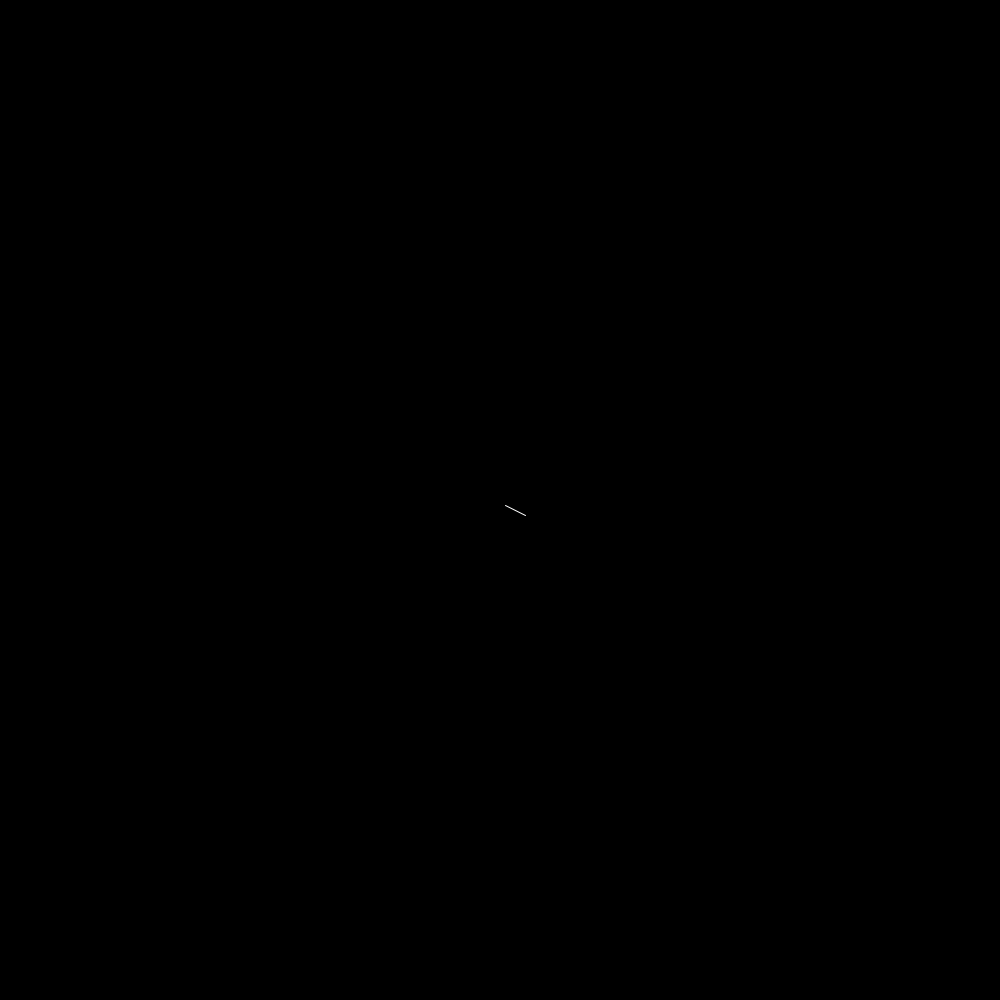
Frame 1 (no input)
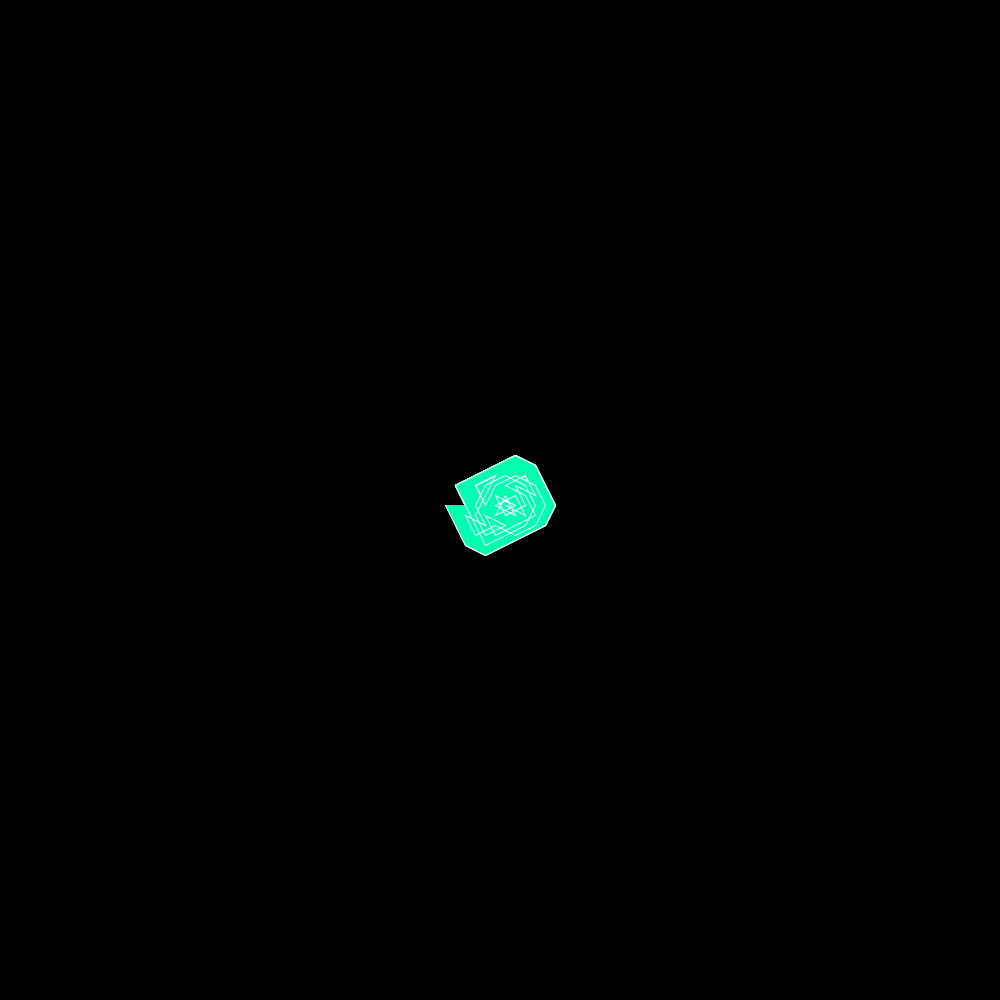
Frame 60 (the mouse pressed at the canvas centre just before this capture)
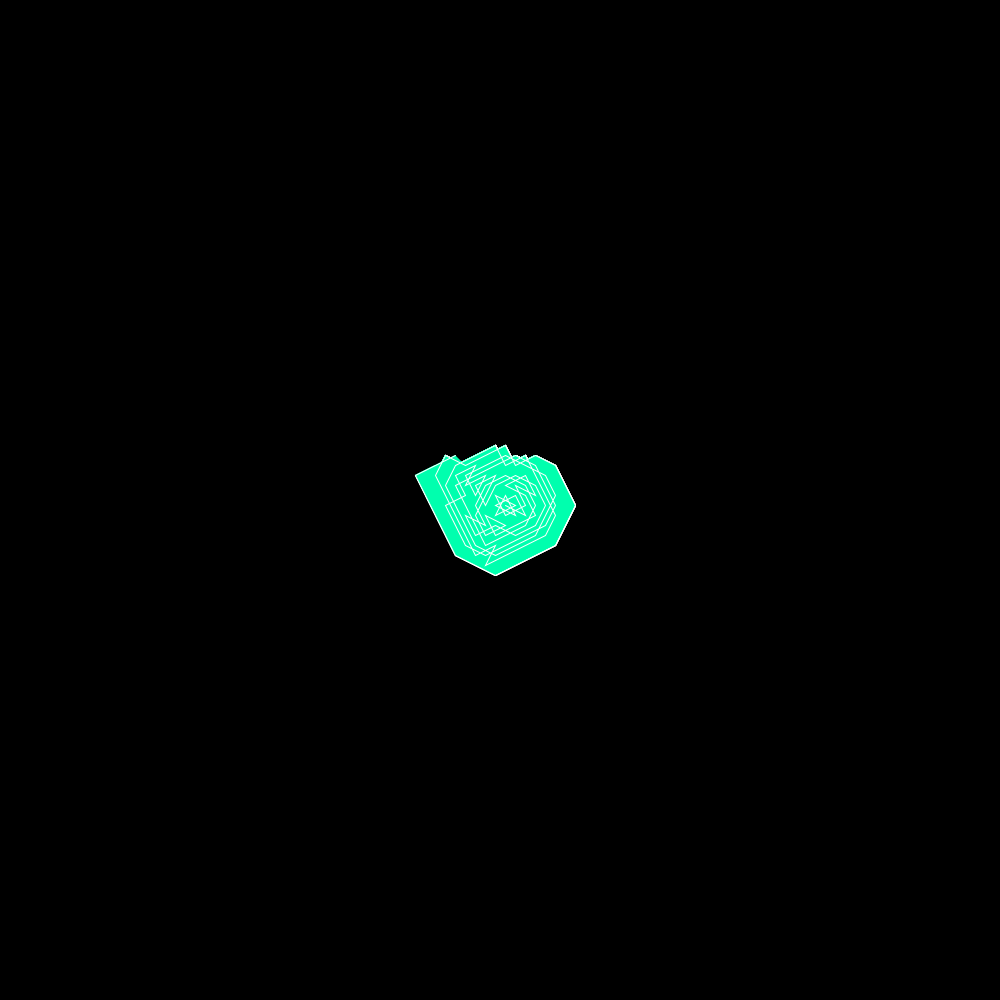
Frame 120 (the mouse held since frame 60 and released just before this capture)

The Processing sketch that drew these frames (run headless with seeded random() and noise(); from frame 60 on, the mouse is pressed at the canvas centre):

// Processing sketch: KnightsTale
// ── KnightsTale.pde
final int SEGMENT_SIZE_X = 10;
final int SEGMENT_SIZE_Y = 10;

final int KNIGHT_MOVES_MAX = 2;
final int KNIGHT_MOVES_MIN = 1;
int gridWidth = 1;
int gridHeight = 1;

boolean running = true;

// TODO: variable start position
// TODO: Variable number layouts
// TODO: Variable knight move values (5 4)

// Change to array with fixed size
PVector[] grid;

Segment[][] board;

PVector knightCurrentIndex;
ArrayList<PVector> previousKnightMoves = new ArrayList<PVector>();

void setup()
{
  size(1000, 1000); 
  background(0);
  textSize(7);
  rectMode(CENTER);
  colorMode(HSB);
  strokeWeight(1);
  
  noFill();
  stroke(255, 0,0 );
  ellipse(width/2, height/2, 5, 5);
  
  // Work out width and height of grid (in segments
  gridWidth = width / SEGMENT_SIZE_X;
  gridHeight = height / SEGMENT_SIZE_Y;
  grid = new PVector[gridWidth * gridHeight];
  board = new Segment[gridWidth][gridHeight];
  
  // Create board
  PVector c = new PVector(-(SEGMENT_SIZE_X / 2), SEGMENT_SIZE_Y /2); 
  for (int x = 0; x < gridWidth; x++) { // Create along
    c.x += SEGMENT_SIZE_X;
    
    for (int y = 0; y < gridHeight; y++) { // Then create going down
      board[x][y] = new Segment(c.copy()); // Save the center of our segement
      c.y += SEGMENT_SIZE_Y;
    }
    
    // Reset y position
    c.y = SEGMENT_SIZE_Y / 2;
  }
  
  // Create our number spiral in the center
  spiral(gridWidth/2, gridHeight/2);
  
  // Start knight at center
  knightCurrentIndex = new PVector(gridWidth/2, gridHeight/2);
}

float c = 0;
void draw()
{
  stroke(255);
  
  if (!MoveKnight(knightCurrentIndex)) 
  {
    stroke(0, 255, 0);
    ellipse(board[(int)knightCurrentIndex.x][(int)knightCurrentIndex.y].center.x,
            board[(int)knightCurrentIndex.x][(int)knightCurrentIndex.y].center.y,
            20, 20);
    noLoop();
  }
  
  beginShape();
  PVector previousMove = new PVector(gridWidth/2, gridHeight/2);
  for (PVector move : previousKnightMoves)
  {
    fill(map(abs(previousMove.dist(move)), 0, 50, 0, 255), 255, 255);
    vertex(move.x, move.y);  
    
    previousMove = move.copy();
  }
  endShape();
}

boolean MoveKnight(PVector current_index)
{
  // So we need to check all the possible moves (there are 8)
  // unroll any loop because maybe it will help the speed
  // Anyway prepare for some dense conditional logic
  
  // Easier to access as ints
  int x = (int) current_index.x;
  int y = (int) current_index.y;
  
  int smallestNumber = -1;
  PVector indexWithSmallestNumber = new PVector(-1, -1);
  
  //ArrayList<Segment> canMoveTo = new ArrayList<Segment>();
  //ArrayList<Segment> potentialMoves = new ArrayList<Segment>();
  
  //potentialMoves.add(board[x + 2][y - 1]);
  //potentialMoves.add(board[x + 2][y + 1]);
  //potentialMoves.add(board[x - 1][y + 2]);
  //potentialMoves.add(board[x + 1][y + 2]);
  //potentialMoves.add(board[x - 2][y - 1]);
  //potentialMoves.add(board[x - 2][y + 1]);
  //potentialMoves.add(board[x - 1][y - 2]);
  //potentialMoves.add(board[x + 1][y - 2]);
  
  //Segment seg1 = board[x + 2][y - 1];
  //Segment seg2 = board[x + 2][y + 1];
  //Segment seg3 = board[x - 1][y + 2];
  //Segment seg4 = board[x + 1][y + 2];
  //Segment seg5 = board[x - 2][y - 1];
  //Segment seg6 = board[x - 2][y + 1];
  //Segment seg7 = board[x - 1][y - 2];
  //Segment seg8 = board[x + 1][y - 2];
  
  //if (!seg1.hit) 
  //{
  //  canMoveTo.add(seg1);
  //}
    
  //if (!seg2.hit) 
  //{
  //  canMoveTo.add(seg2);
  //}
    
  //if (!seg3.hit) 
  //{
  //  canMoveTo.add(seg3);
  //}
    
  //if (!seg4.hit) 
  //{
  //  canMoveTo.add(seg4);
  //}
    
  //if (!seg5.hit) 
  //{
  //  canMoveTo.add(seg5);
  //}
    
  //if (!seg6.hit) 
  //{
  //  canMoveTo.add(seg6);
  //}
    
  //if (!seg7.hit) 
  //{
  //  canMoveTo.add(seg7);
  //}
    
  //if (!seg8.hit) 
  //{
  //  canMoveTo.add(seg8);
  //}
  
  //if (canMoveTo.size() == 0)
  //{
  //  return false;  
  //}
  
  //int smallestNum = canMoveTo.get(0).number;
  //Segment smallestSeg = new Segment();
  //for (Segment seg : canMoveTo)
  //{
  //  if (seg.number < smallestNumber)
  //  {
  //    smallestNumber = seg.number;
  //  }
  //}
  
  //for (Segment seg : potentialMoves)
  //{
  //  if (seg.number == smallestNum)
  //  {
  //    seg.hit = true;
  //    previousKnightMoves.add(seg.center);
  //    knightCurrentIndex = seg.index;
  //    return true;
  //  }
  //}

  
  
  if (//InBoardBounds(x + 2, y - 1)
       board[x + 2][y - 1].hit == false
      && (board[x + 2][y - 1].number < smallestNumber || smallestNumber == -1))
  {
    smallestNumber = board[x + 2][y - 1].number;
    indexWithSmallestNumber.x = x + 2;
    indexWithSmallestNumber.y = y - 1;
  }
  //stroke(255, 255, 255);
  //ellipse(board[x + 2][y - 1].center.x, board[x + 2][y - 1].center.y, 10, 10); 
  
  if (//InBoardBounds(x + 2, y + 1)
     board[x + 2][y + 1].hit == false
    && (board[x + 2][y + 1].number < smallestNumber || smallestNumber == -1))
  {
    smallestNumber = board[x + 2][y + 1].number;
    indexWithSmallestNumber.x = x + 2;
    indexWithSmallestNumber.y = y + 1;
  }
  //stroke(255, 255, 255);
  //ellipse(board[x + 2][y + 1].center.x, board[x + 2][y + 1].center.y, 10, 10); 

  if (//InBoardBounds(x + 1, y + 2)
     board[x + 1][y + 2].hit == false
    && (board[x + 1][y + 2].number < smallestNumber || smallestNumber == -1))
  {
    smallestNumber = board[x + 1][y + 2].number;
    indexWithSmallestNumber.x = x + 1;
    indexWithSmallestNumber.y = y + 2;
  }  
  //stroke(255, 255, 255);
  //ellipse(board[x + 1][y + 2].center.x, board[x + 1][y + 2].center.y, 10, 10); 

  if (//InBoardBounds(x - 1, y + 2)
     board[x - 1][y + 2].hit == false
    && (board[x - 1][y + 2].number < smallestNumber || smallestNumber == -1))
  {
    smallestNumber = board[x - 1][y + 2].number;
    indexWithSmallestNumber.x = x - 1;
    indexWithSmallestNumber.y = y + 2;
  }  
  //stroke(255, 255, 255);
  //ellipse(board[x - 1][y + 2].center.x, board[x - 1][y + 2].center.y, 10, 10);
  
  if (//InBoardBounds(x - 2, y + 1)
     board[x - 2][y + 1].hit == false
    && (board[x - 2][y + 1].number < smallestNumber || smallestNumber == -1))
  {
    smallestNumber = board[x - 2][y + 1].number;
    indexWithSmallestNumber.x = x - 2;
    indexWithSmallestNumber.y = y + 1;
  }  
  //stroke(255, 255, 255);
  //ellipse(board[x - 2][y + 1].center.x, board[x - 2][y + 1].center.y, 10, 10);
  
  if (//InBoardBounds(x - 2, y - 1)
     board[x - 2][y - 1].hit == false
    && (board[x - 2][y - 1].number < smallestNumber || smallestNumber == -1))
  {
    smallestNumber = board[x - 2][y - 1].number;
    indexWithSmallestNumber.x = x - 2;
    indexWithSmallestNumber.y = y - 1;
  }  
  //stroke(255, 255, 255);
  //ellipse(board[x - 2][y - 1].center.x, board[x - 2][y - 1].center.y, 10, 10);

  if (//InBoardBounds(x - 1, y - 2)
     board[x - 1][y - 2].hit == false
    && (board[x - 1][y - 2].number < smallestNumber || smallestNumber == -1))
  {
    smallestNumber = board[x - 1][y - 2].number;
    indexWithSmallestNumber.x = x - 1;
    indexWithSmallestNumber.y = y - 2;
  }  
 // stroke(255, 255, 255);
  //ellipse(board[x - 1][y - 2].center.x, board[x - 1][y - 2].center.y, 10, 10);

  if (//InBoardBounds(x + 1, y - 2)
     board[x + 1][y - 2].hit == false
    && (board[x + 1][y - 2].number < smallestNumber || smallestNumber == -1))
  {
    smallestNumber = board[x + 1][y - 2].number;
    indexWithSmallestNumber.x = x + 1;
    indexWithSmallestNumber.y = y - 2;
  }  
  //stroke(255, 255, 255);
  //ellipse(board[x + 1][y - 2].center.x, board[x + 1][y - 2].center.y, 10, 10);

  if (indexWithSmallestNumber.x == -1.0)
  {
   return false; 
  }

  // Move the knight to the index with the smallest number
  println("---------------------------------");
  println(indexWithSmallestNumber);
  println(board[(int)indexWithSmallestNumber.x][(int)indexWithSmallestNumber.y].number);
  println(previousKnightMoves.size());
  
  board[(int)indexWithSmallestNumber.x][(int)indexWithSmallestNumber.y].hit = true;
  // Add index to previous moves
  previousKnightMoves.add(board[(int)indexWithSmallestNumber.x][(int)indexWithSmallestNumber.y].center.copy());
  knightCurrentIndex = indexWithSmallestNumber.copy();
  
  println(previousKnightMoves.size());
  
  return true;
}

// Create a number spiral on the board:
/*
  17--16--15--14--13   .
   |               |   .
  18   5---4---3  12   .
   |   |       |   |   .
  19   6   1---2  11   .
   |   |           |   .
  20   7---8---9--10   .
   |                   .
  21--22--23--24--25--26 
*/
// source: https://oeis.org/A316667
// This is long and could be made _a lot_ faster and shorter
void spiral(int index_x, int index_y)
{
  
  stroke(255);
  noFill();
  int increment = 1;
  
  int curr_index_x = index_x;
  int curr_index_y = index_y;
  
  int count = 1;
  
  // These determine our direction depending on which axis
  boolean down = false;
  boolean right = true; 
  
  
  board[curr_index_x][curr_index_y].number = count;
  //board[curr_index_x][curr_index_y].index = new PVector(curr_index_x, curr_index_y);
  board[curr_index_x][curr_index_y].hit = true;
  previousKnightMoves.add(board[curr_index_x][curr_index_y].center);
  count++;
  
  while(true)
  {
    for (int i = 0; i < increment; i++) 
    {
      if (right)
      {
         curr_index_x++;
         
          
        
         
         if (InBoardBounds(curr_index_x, curr_index_y))
         {
           //text(count, board[curr_index_x][curr_index_y].center.x, board[curr_index_x][curr_index_y].center.y, 10);
           // Assign current number (count) to segment at current index
           //println(board[curr_index_x][curr_index_y].center);
           board[curr_index_x][curr_index_y].number = count;
           // board[curr_index_x][curr_index_y].index = new PVector(curr_index_x, curr_index_y);
          // ellipse(board[curr_index_x][curr_index_y].center.x, board[curr_index_x][curr_index_y].center.y, 10, 10);
         }
         
         count++;
      } 
      else
      {
        curr_index_x--;
        
          
        
        if (InBoardBounds(curr_index_x, curr_index_y))
        {
         // text(count, board[curr_index_x][curr_index_y].center.x, board[curr_index_x][curr_index_y].center.y, 10);
          board[curr_index_x][curr_index_y].number = count;
       //   println(board[curr_index_x][curr_index_y].center);
//  board[curr_index_x][curr_index_y].index = new PVector(curr_index_x, curr_index_y);
         // ellipse(board[curr_index_x][curr_index_y].center.x, board[curr_index_x][curr_index_y].center.y, 10, 10);
        }
         
        count++;
      }
    }
    
    // Flip direction
    right = !right;
    
    for (int i = 0; i < increment; i++)
    {
      if (down)
      {
         curr_index_y++;
         
         //board[curr_index_x][curr_index_y].number = count;
          
        
         
         if (InBoardBounds(curr_index_x, curr_index_y))
         {
           //text(count, board[curr_index_x][curr_index_y].center.x, board[curr_index_x][curr_index_y].center.y, 10);
           board[curr_index_x][curr_index_y].number = count;
          // println(board[curr_index_x][curr_index_y].center);
  //board[curr_index_x][curr_index_y].index = new PVector(curr_index_x, curr_index_y);
           //ellipse(board[curr_index_x][curr_index_y].center.x, board[curr_index_x][curr_index_y].center.y, 10, 10);
         }
         
         count++;
      } 
      else
      {
        curr_index_y--;
        
//board[curr_index_x][curr_index_y].number = count;
         
        
        
        if (InBoardBounds(curr_index_x, curr_index_y))
        {
         // text(count, board[curr_index_x][curr_index_y].center.x, board[curr_index_x][curr_index_y].center.y, 10);
          board[curr_index_x][curr_index_y].number = count;
          //println(board[curr_index_x][curr_index_y].center);
  //board[curr_index_x][curr_index_y].index = new PVector(curr_index_x, curr_index_y);
         // ellipse(board[curr_index_x][curr_index_y].center.x, board[curr_index_x][curr_index_y].center.y, 10, 10);
        }
         
        count++;
      }
    }
    
    down = !down;
    
    // Break out if we have reach the end of board
    // Improve!
    if (abs(curr_index_x) > gridWidth && abs(curr_index_y) > gridHeight)
    {
      println("done");
      break; 
    }
    else 
    {
      println("----------------");
      println("increment", increment);
      println(curr_index_x, curr_index_y);  
    }
    
    
    
    increment += 1;
  }
}

boolean InBoardBounds(int index_x, int index_y)
{
   if (index_x > -1 && index_y > -1 
     && index_x < gridWidth && index_y < gridHeight)
   {
     return true;
   }
   return false;
}

//void mousePressed()
//{
//  PVector mousePosition = new PVector(mouseX, mouseY);
//  float distance = 0;
  
//  for (int x = 0; x < gridWidth; x++) {
//    for (int y = 0; y < gridHeight; y++) {
//      rect(board[x][y].center.x, board[x][y].center.y, 10, 10);
//      float distance = 
//    }
//  }
//}

class Segment
{
  boolean hit = false;
  int number = -1;
  PVector center;
  //PVector index;
  
  Segment() {}
  Segment(PVector pos)
  {
    center = pos;  
  }
}
